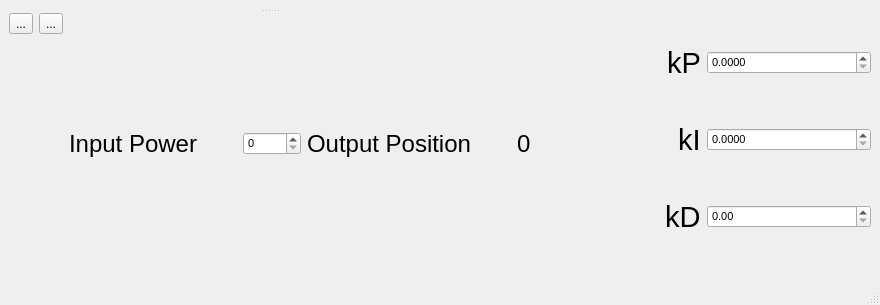
<?xml version="1.0" encoding="UTF-8"?>
<ui version="4.0">
 <class>MainWindow</class>
 <widget class="QMainWindow" name="MainWindow">
  <property name="geometry">
   <rect>
    <x>0</x>
    <y>0</y>
    <width>880</width>
    <height>305</height>
   </rect>
  </property>
  <property name="windowTitle">
   <string>LAC PID Control</string>
  </property>
  <widget class="QWidget" name="centralwidget">
   <layout class="QHBoxLayout" name="horizontalLayout_10">
    <item>
     <widget class="QSplitter" name="splitter_3">
      <property name="orientation">
       <enum>Qt::Vertical</enum>
      </property>
      <widget class="QSplitter" name="splitter_2">
       <property name="orientation">
        <enum>Qt::Vertical</enum>
       </property>
      </widget>
      <widget class="QWidget" name="layoutWidget_2">
       <layout class="QVBoxLayout" name="verticalLayout_7">
        <item>
         <layout class="QHBoxLayout" name="horizontalLayout_8">
          <item>
           <layout class="QHBoxLayout" name="horizontalLayout_4">
            <item>
             <layout class="QHBoxLayout" name="horizontalLayout_2">
              <item alignment="Qt::AlignTop">
               <widget class="QToolButton" name="startButton">
                <property name="text">
                 <string>...</string>
                </property>
                <property name="icon">
                 <iconset>
                  <normaloff>../../../../../anaconda3/envs/qudi-env/Lib/site-packages/qudi/artwork/icons/start-counter.png</normaloff>../../../../../anaconda3/envs/qudi-env/Lib/site-packages/qudi/artwork/icons/start-counter.png</iconset>
                </property>
               </widget>
              </item>
              <item alignment="Qt::AlignTop">
               <widget class="QToolButton" name="stopButton">
                <property name="text">
                 <string>...</string>
                </property>
                <property name="icon">
                 <iconset>
                  <normaloff>../../../../../anaconda3/envs/qudi-env/Lib/site-packages/qudi/artwork/icons/stop-counter.png</normaloff>../../../../../anaconda3/envs/qudi-env/Lib/site-packages/qudi/artwork/icons/stop-counter.png</iconset>
                </property>
               </widget>
              </item>
             </layout>
            </item>
            <item>
             <layout class="QHBoxLayout" name="horizontalLayout_3">
              <item>
               <layout class="QVBoxLayout" name="verticalLayout_5">
                <item>
                 <widget class="QLabel" name="label_4">
                  <property name="font">
                   <font>
                    <pointsize>18</pointsize>
                   </font>
                  </property>
                  <property name="text">
                   <string>Input Power</string>
                  </property>
                 </widget>
                </item>
               </layout>
              </item>
              <item>
               <spacer name="horizontalSpacer_3">
                <property name="orientation">
                 <enum>Qt::Horizontal</enum>
                </property>
                <property name="sizeType">
                 <enum>QSizePolicy::Fixed</enum>
                </property>
                <property name="sizeHint" stdset="0">
                 <size>
                  <width>40</width>
                  <height>20</height>
                 </size>
                </property>
               </spacer>
              </item>
             </layout>
            </item>
            <item>
             <layout class="QVBoxLayout" name="verticalLayout_6">
              <item>
               <widget class="QDoubleSpinBox" name="powerInput">
                <property name="font">
                 <font>
                  <pointsize>8</pointsize>
                 </font>
                </property>
                <property name="decimals">
                 <number>0</number>
                </property>
                <property name="maximum">
                 <double>10000.000000000000000</double>
                </property>
               </widget>
              </item>
             </layout>
            </item>
           </layout>
          </item>
          <item>
           <layout class="QHBoxLayout" name="horizontalLayout_5">
            <item>
             <layout class="QHBoxLayout" name="horizontalLayout_6">
              <item>
               <layout class="QVBoxLayout" name="verticalLayout_8">
                <item>
                 <widget class="QLabel" name="label_5">
                  <property name="font">
                   <font>
                    <pointsize>18</pointsize>
                   </font>
                  </property>
                  <property name="text">
                   <string>Output Position</string>
                  </property>
                 </widget>
                </item>
               </layout>
              </item>
              <item>
               <spacer name="horizontalSpacer_4">
                <property name="orientation">
                 <enum>Qt::Horizontal</enum>
                </property>
                <property name="sizeType">
                 <enum>QSizePolicy::Fixed</enum>
                </property>
                <property name="sizeHint" stdset="0">
                 <size>
                  <width>40</width>
                  <height>20</height>
                 </size>
                </property>
               </spacer>
              </item>
              <item>
               <layout class="QVBoxLayout" name="verticalLayout_9">
                <item>
                 <widget class="QLabel" name="posOutput">
                  <property name="font">
                   <font>
                    <pointsize>18</pointsize>
                   </font>
                  </property>
                  <property name="text">
                   <string>0</string>
                  </property>
                 </widget>
                </item>
               </layout>
              </item>
             </layout>
            </item>
           </layout>
          </item>
         </layout>
        </item>
       </layout>
      </widget>
     </widget>
    </item>
    <item>
     <layout class="QVBoxLayout" name="verticalLayout">
      <item>
       <layout class="QHBoxLayout" name="horizontalLayout">
        <item alignment="Qt::AlignRight">
         <widget class="QLabel" name="label_7">
          <property name="font">
           <font>
            <pointsize>22</pointsize>
           </font>
          </property>
          <property name="text">
           <string>kP</string>
          </property>
         </widget>
        </item>
        <item>
         <widget class="QDoubleSpinBox" name="k_P">
          <property name="font">
           <font>
            <pointsize>8</pointsize>
           </font>
          </property>
          <property name="decimals">
           <number>4</number>
          </property>
         </widget>
        </item>
       </layout>
      </item>
      <item>
       <layout class="QHBoxLayout" name="horizontalLayout_7">
        <item alignment="Qt::AlignRight">
         <widget class="QLabel" name="label_8">
          <property name="font">
           <font>
            <pointsize>22</pointsize>
           </font>
          </property>
          <property name="text">
           <string>kI</string>
          </property>
         </widget>
        </item>
        <item>
         <widget class="QDoubleSpinBox" name="k_I">
          <property name="font">
           <font>
            <pointsize>8</pointsize>
           </font>
          </property>
          <property name="decimals">
           <number>4</number>
          </property>
         </widget>
        </item>
       </layout>
      </item>
      <item>
       <layout class="QHBoxLayout" name="horizontalLayout_9">
        <item alignment="Qt::AlignRight">
         <widget class="QLabel" name="label_9">
          <property name="font">
           <font>
            <pointsize>22</pointsize>
           </font>
          </property>
          <property name="text">
           <string>kD</string>
          </property>
         </widget>
        </item>
        <item>
         <widget class="QDoubleSpinBox" name="k_D">
          <property name="font">
           <font>
            <pointsize>8</pointsize>
           </font>
          </property>
         </widget>
        </item>
       </layout>
      </item>
     </layout>
    </item>
   </layout>
  </widget>
  <widget class="QMenuBar" name="menubar">
   <property name="geometry">
    <rect>
     <x>0</x>
     <y>0</y>
     <width>880</width>
     <height>21</height>
    </rect>
   </property>
  </widget>
  <widget class="QStatusBar" name="statusbar"/>
 </widget>
 <resources/>
 <connections/>
</ui>
